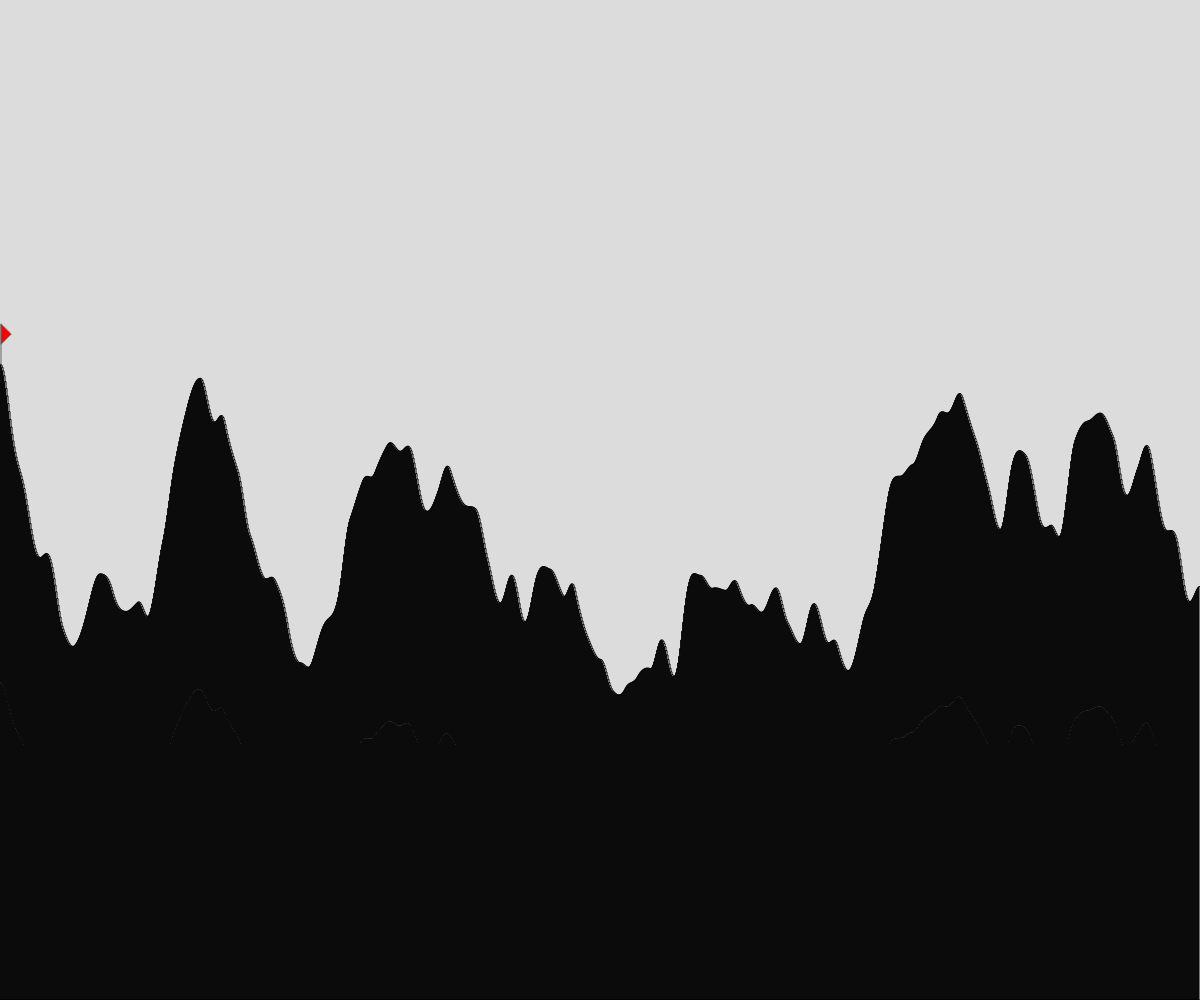
Frame 1 (no input)
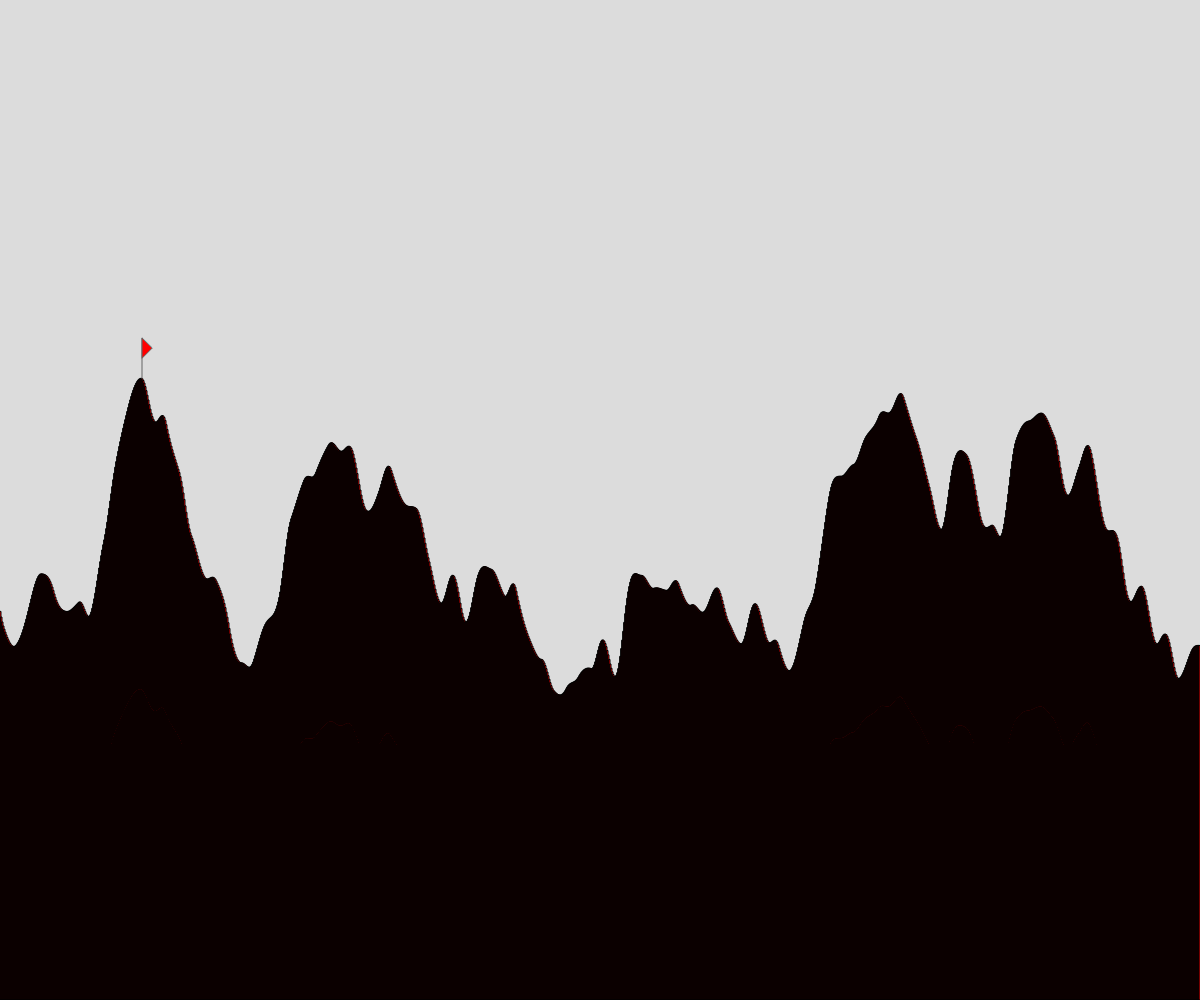
Frame 60 (no input)
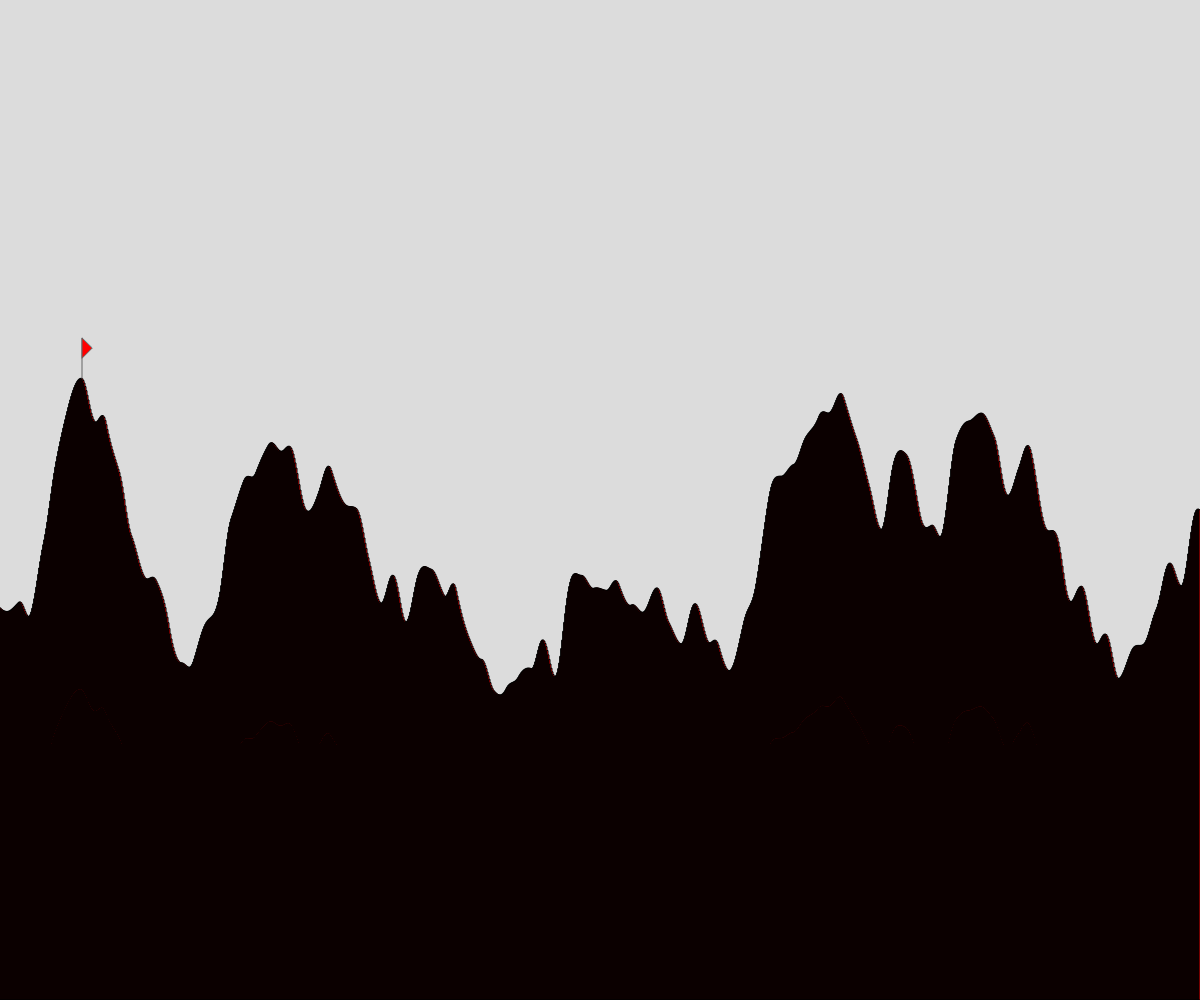
Frame 120 (the mouse pressed at the canvas centre since frame 60)

The p5.js sketch that drew these frames (run headless with seeded random() and noise() and a simulated clock; from frame 60 on, the mouse is pressed at the canvas centre):

// p5.js sketch
// ── sketch.js
// Starter Code for our Terrain Generation Project
// Caleb Schwab
// 09/29/25

let rectWidth = 1;
let noiseTime = 0;
let noiseOff = 0.01;
let noiseStart = 0;

function setup() {
  createCanvas(windowWidth, windowHeight);
  // for now generate the terrain once
  // generateTerrain();
  // frameRate(5);
}

function generateTerrain() {
// Use loop to generate and draw several rectangles side to side to look like 2D terrain.
rectMode(CORNERS);
let highY = 0;
let highX = 0;
let highestY = 0;

for(let x = 0; x < width; x += rectWidth){
  // generate a random height. !!NOTE!! change this from random() to noise()

  rectHeight = noise(noiseTime);
  rectHeight = map(rectHeight, 0, 1, height*0.1, height*0.9);

  // calculate the upper-right corner of rect
  let x2 = x + rectWidth;
  let y2 = height - rectHeight;
  
  rect(x, height, x2, y2); // Draw the rectangle
  noiseTime += noiseOff; // change noiseTime each rectangle by noiseOff amount
  
  // Find the highest peak
  if(rectHeight > highestY){
    highestY = rectHeight;
    highX = x2;
    highY = y2;
    
  }
}
drawFlag(highX, highY);

  noiseStart += noiseOff;
  noiseTime = noiseStart;


rectMode(CORNER); // revert rectangle mode to default
}

function draw() {
  // Don't need to use draw UNTIL animating the terrain (panning)
  background(220);
  generateTerrain();
}

function keyPressed(){
  if(keyCode === 37){// left arrow to decrease rectWidth by one until it hits 5
    if(rectWidth > 1){
      rectWidth -= 1;
    }
  }
  if(keyCode === 39){
    if(rectWidth < 10){// right arrow to increase rectWidth by one until it hits 15
      rectWidth += 1;
    }
  }
}

function drawFlag(x,y){
  rectMode(CORNER);
  stroke(100, 100, 100);
  line(x, y, x, y-40);
  fill(255, 0, 0);
  triangle(x, y-40, x, y-20, x+10, y-30)
  stroke(0);
}
